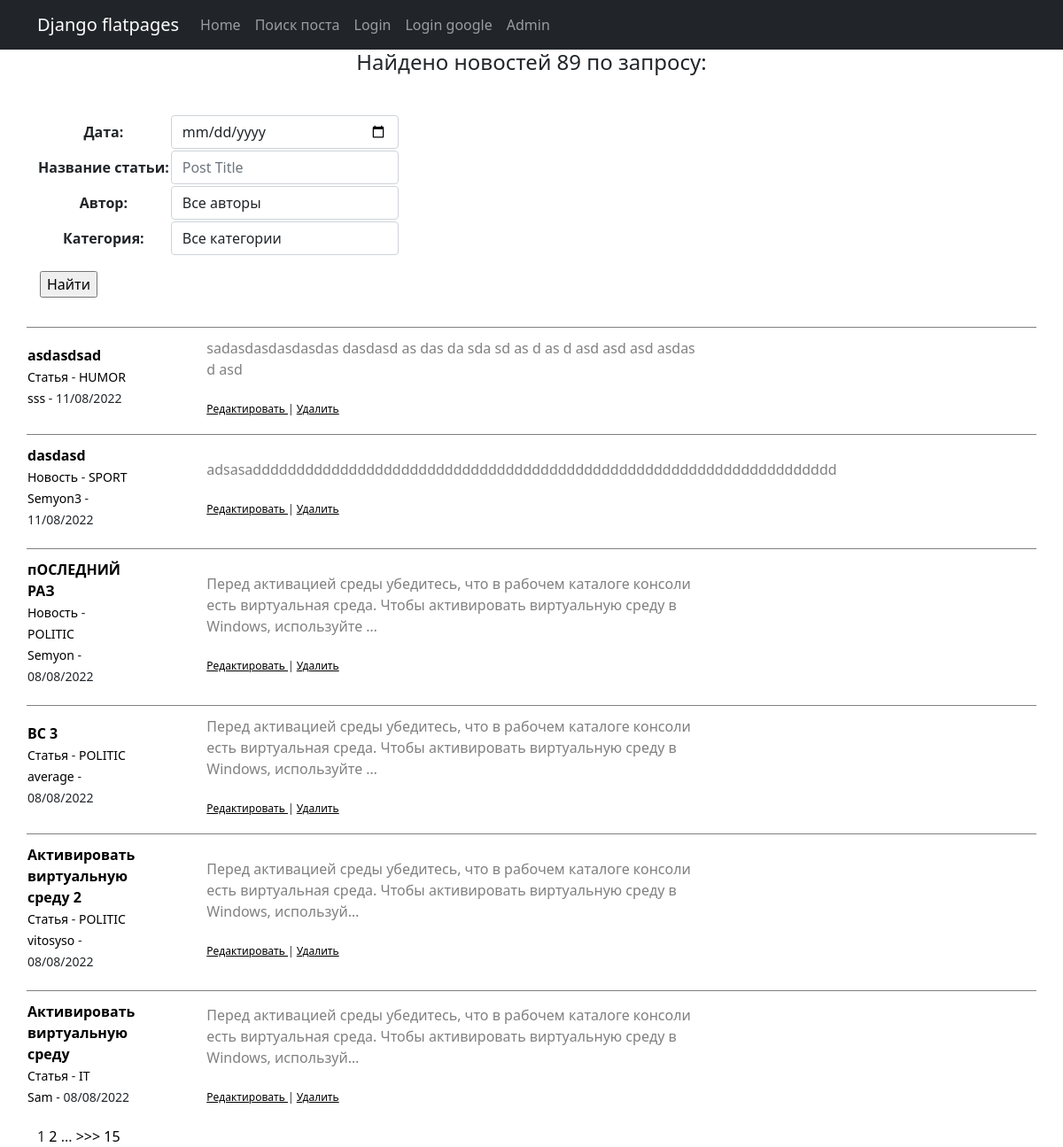
Page /news/search/ on the earlier database version.
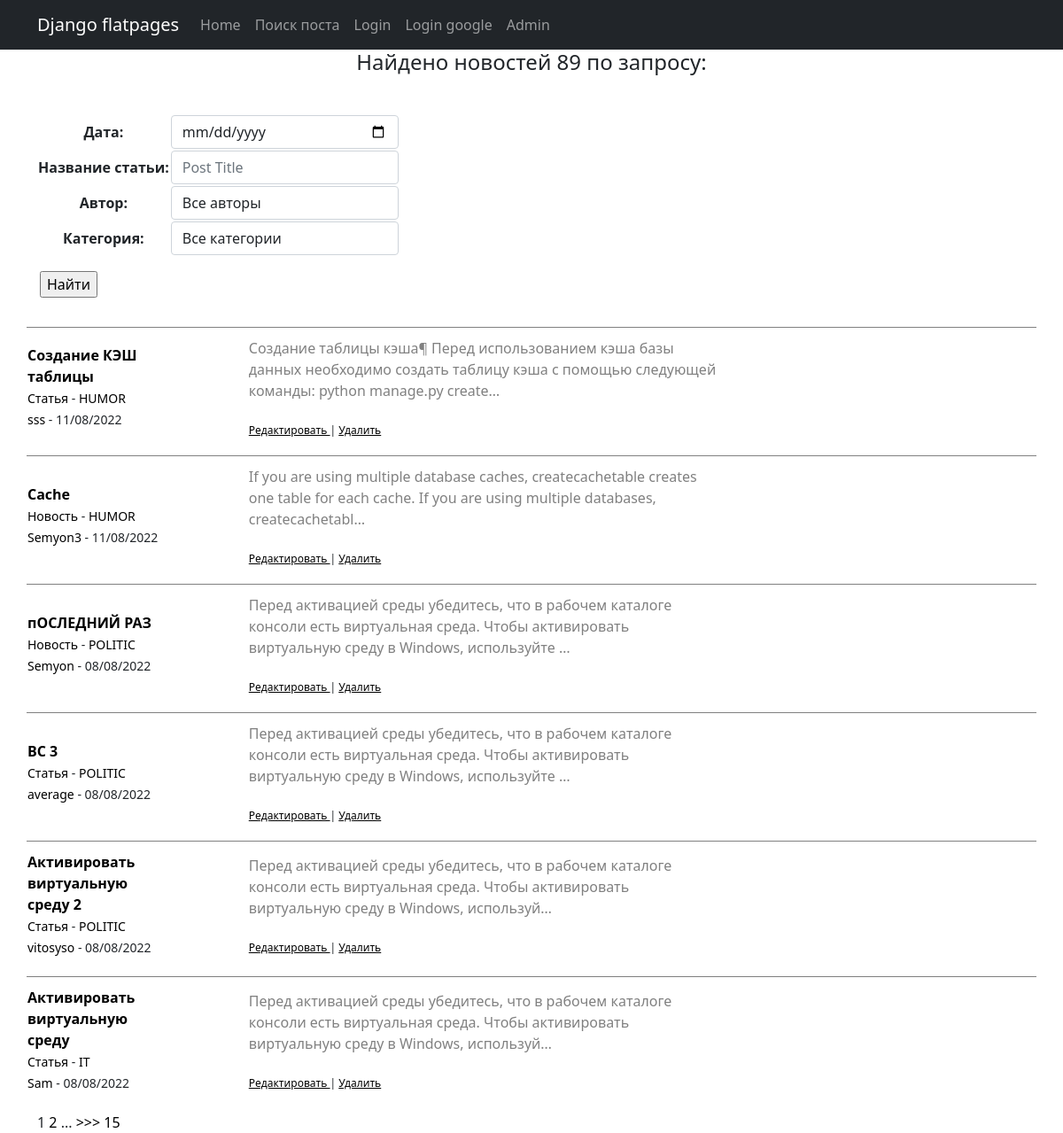
Same page on the later database version.
### news/models.py (models this page shows, shortened)
class Post(models.Model):
    author = models.ForeignKey(Author, on_delete=models.CASCADE)
    NEWS = 'NW'
    ARTICLE = 'AR'
    CAT_CHOICES = (
        (NEWS, 'Новость'),
        (ARTICLE, 'Статья'),
    )
    type = models.CharField(max_length=2, choices=CAT_CHOICES, default=ARTICLE)
    date = models.DateTimeField(auto_now_add=True)
    category = models.ManyToManyField(Category, through='PostCategory')
    text = models.TextField(default='')
    title = models.CharField(max_length=255)
    rating = models.SmallIntegerField(default=0)

class Category(models.Model):
    name = models.CharField(max_length=255, unique=True)
    subscribers = models.ManyToManyField(User, through='CatSub', blank=True)
    def __str__(self):
        return f'{self.name}'

class Author(models.Model):
    username = models.OneToOneField(User, on_delete=models.CASCADE)
    rating = models.SmallIntegerField(default=0)
    def __str__(self):
        return f'{self.username}'

### news/views.py (the view)
# urls.py: path('search/', PostSearch.as_view(), name='search'),
class PostSearch(ListView):
    template_name = 'search.html'
    context_object_name = 'posts'
    queryset = Post.objects.all()
    paginate_by = 6
    ordering = ['-date']
    def get_context_data(self, **kwargs):  # забираем отфильтрованные объекты переопределяя метод get_context_data у наследуемого класса (привет, полиморфизм, мы скучали!!!)
        context = super().get_context_data(**kwargs)
        context['filter'] = PostFilter(self.request.GET, queryset=super().get_queryset())  # вписываем наш фильтр в контекст
        context['categories'] = Category.objects.all()
        context['form'] = PostForm
        return context
    def get_queryset(self):
        queryset = super().get_queryset()
        self.filterset = PostFilter(self.request.GET, queryset)
        return self.filterset.qs

### news/templatetags/custom_filters.py (called while the page is built)
@register.filter(name='censor') # регистрируем наш фильтр под именем Censor, чтоб django понимал, что это именно фильтр, а не простая функция
def Censor(value): # первый аргумент здесь это то значение, к которому надо применить фильтр, второй аргумент — это аргумент фильтра, т. е. примерно следующее будет в шаблоне value|Censor
    STRONG_WORDS = ["php", "редиска"]
    if not isinstance(value, str):
        raise ValueError('Нельзя цензурировать не строку')
    for word in STRONG_WORDS:
        value = value.replace(word[1:], '*' * (len(word)-1))
    return value

### news/templatetags/custom_tags.py (called while the page is built)
@register.simple_tag(takes_context=True) #сообщаем Django, что для работы тега требуется передать контекст
def url_replace(context, **kwargs):
    d = context['request'].GET.copy() #скопировать все параметры текущего запроса
    for k, v in kwargs.items():
        d[k] = v #по указанным полям устанавливаем новые значения
    return d.urlencode()

### templates/search.html (shortened to what this page needs)
{% extends 'flatpages/default.html' %}
{% load custom_tags %}
{% load custom_filters %}
{% block content %}
{% load cache %}
{% cache 30 search %}
<h4>Найдено новостей {{filter.qs|length}} по запросу: </h4>
<table>
    <div class="new2">
        <form method="GET">
            {{ filter.form }}
            <table>
                <td></td>
                <td><input type="submit" value="Найти"></td>
            </table>
        </form>
    </div>
</table>
{% endcache %}
{% if filter == null %}
    <h2>НОВОСТЕЙ НЕТ!</h2>
{% else %}
<table>
    {% for new in posts %}
    <tr>
        <td class="top">
            <div class="news">
                <strong class="str">
                    <a href="{% url 'new' new.id %}"> {{ new.title|censor }} </a>
                </strong>
                <div class="str">
                    <small>
                        <a href="#"> {{ new.get_type_display }} </a> -
                        {% for category in new.category.all %}
                            <a href="{% url 'post_category' category.id %}"> {{ category }} </a>
                        {% endfor %}
                    </small>
                </div>
                <div class="str">
                    <small>
                        <a href="#"> {{ new.author.username }} </a> - {{ new.date|date:'d/m/Y' }}
                    </small>
                </div>
            </div>
        </td>
        <td class="top">
            <div class="news">
                <div class="grey">
                    {{ new.text|truncatechars:150 }}
                </div>
                <p>
                <div class="str">
                <sub>
                    {% if new.type == 'NEWS' %}
                        <a href="{% url 'new_update' new.id %}"><u> Редактировать </u></a>
                        |
                        <a href="{% url 'new_delete' new.id %}"><u> Удалить </u></a>
                    {% else %}
                        <a href="{% url 'article_update' new.id %}"><u> Редактировать </u></a>
                        |
                        <a href="{% url 'article_delete' new.id %}"><u> Удалить </u></a>
                    {% endif %}
                </sub>
                </div>
            </div>
        </td>
    </tr>
    {% endfor %}
</table>
{% endif %}
<div>
{% if is_paginated %}
    {{ page_obj.number }}
    {% if page_obj.has_next %}
        <a href="?{% url_replace page=page_obj.next_page_number %}">{{ page_obj.next_page_number }}</a>
        {% if paginator.num_pages != page_obj.next_page_number %}
            ...
            <a href="?{% url_replace page=page_obj.next_page_number %}">>>></a>
            <a href="?{% url_replace page=page_obj.paginator.num_pages %}">{{ page_obj.paginator.num_pages }}</a>
        {% endif %}
    {% endif %}
{% endif %}
</div>
{% endblock content %}

### templates/flatpages/default.html (shortened to what this page needs)
<!DOCTYPE html>
<html lang="en">
    <head>
         {% load static %}
        <link href="{% static 'css/styles.css' %}" rel="stylesheet" />
    </head>
    <body>
        {% load cache %}
        {% cache 30 navbar %}
        <nav class="navbar navbar-expand-lg navbar-dark bg-dark static-top">
           <div class="container">
               <a class="navbar-brand" href="#">Django flatpages</a>
               <div class="collapse navbar-collapse" id="navbarResponsive">
                   <ul class="navbar-nav ml-auto">
                       <li class="nav-item active">
                           <a class="nav-link" href="/news/">Home</a>
                       </li>
                       <li>
                           <a class="nav-link"  href="{% url 'search' %}">Поиск поста</a>
                       </li>
                       <li class="nav-item active">
                           <a class="nav-link" href="/sign/login">Login</a>
                       </li>
                       <li class="nav-item active">
                           <a class="nav-link" href="/accounts/login">Login google</a>
                       </li>
                       <li class="nav-item active">
                           <a class="nav-link" href="/admin/">Admin</a>
                       </li>
                   </ul>
               </div>
           </div>
        </nav>
        {% endcache %}
        <div class="container">
           <div class="row">
               <div class="col-lg-12 text-center">
                   {% block content %}{% endblock content %}
               </div>
           </div>
        </div>
    </body>
</html>

### templates/search.html (style rules this page uses)
.news { display: inline-block; margin: 0 10px 10px 0; padding: 10px 0; width: 60%; }
.new2 { display: inline-block; margin: 0 10px 10px 0; padding: 10px 0; width: 60%; text-align: left; }
.str { display: block; text-align: left; }
.grey { color: grey; text-align: left; }
A { text-decoration: none; color: black; }
.top { border-top:1px solid grey; }

Differences in the rows shown:
changed Post "sss": title|censor "asdasdsad" → "Создание КЭШ таблицы"; text "sadasdasdasdasdas dasdasd as das da sda sd as d as d asd asd asd asdas d asd" → "Создание таблицы кэша¶ Перед использованием кэша базы данных необходимо создать таблицу кэша с помощью следующей команды: python manage.py create…"
changed Post "Semyon3": loses Category (name "SPORT"); title|censor "dasdasd" → "Cache"; gains Category (name "HUMOR"); text "adsasaddddddddddddddddddddddddddddddddddddddddddddddddddddddddddddddddddd" → "If you are using multiple database caches, createcachetable creates one table for each cache. If you are using multiple databases, createcachetabl…"
